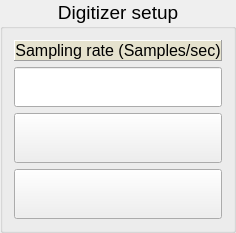
        <widget class="QGroupBox" name="groupBox_9" >
         <property name="sizePolicy" >
          <sizepolicy vsizetype="Preferred" hsizetype="Maximum" >
           <horstretch>0</horstretch>
           <verstretch>0</verstretch>
          </sizepolicy>
         </property>
         <property name="font" >
          <font>
           <pointsize>14</pointsize>
          </font>
         </property>
         <property name="title" >
          <string>Digitizer setup</string>
         </property>
         <property name="alignment" >
          <set>Qt::AlignHCenter</set>
         </property>
         <layout class="QVBoxLayout" >
          <item>
           <layout class="QVBoxLayout" >
            <item>
             <widget class="QLabel" name="label_30" >
              <property name="sizePolicy" >
               <sizepolicy vsizetype="Preferred" hsizetype="Minimum" >
                <horstretch>0</horstretch>
                <verstretch>0</verstretch>
               </sizepolicy>
              </property>
              <property name="maximumSize" >
               <size>
                <width>16777215</width>
                <height>30</height>
               </size>
              </property>
              <property name="palette" >
               <palette>
                <active>
                 <colorrole role="Base" >
                  <brush brushstyle="SolidPattern" >
                   <color alpha="255" >
                    <red>255</red>
                    <green>255</green>
                    <blue>127</blue>
                   </color>
                  </brush>
                 </colorrole>
                 <colorrole role="Window" >
                  <brush brushstyle="SolidPattern" >
                   <color alpha="255" >
                    <red>229</red>
                    <green>226</green>
                    <blue>206</blue>
                   </color>
                  </brush>
                 </colorrole>
                </active>
                <inactive>
                 <colorrole role="Base" >
                  <brush brushstyle="SolidPattern" >
                   <color alpha="255" >
                    <red>255</red>
                    <green>255</green>
                    <blue>255</blue>
                   </color>
                  </brush>
                 </colorrole>
                 <colorrole role="Window" >
                  <brush brushstyle="SolidPattern" >
                   <color alpha="255" >
                    <red>229</red>
                    <green>226</green>
                    <blue>206</blue>
                   </color>
                  </brush>
                 </colorrole>
                </inactive>
                <disabled>
                 <colorrole role="Base" >
                  <brush brushstyle="SolidPattern" >
                   <color alpha="255" >
                    <red>229</red>
                    <green>226</green>
                    <blue>206</blue>
                   </color>
                  </brush>
                 </colorrole>
                 <colorrole role="Window" >
                  <brush brushstyle="SolidPattern" >
                   <color alpha="255" >
                    <red>229</red>
                    <green>226</green>
                    <blue>206</blue>
                   </color>
                  </brush>
                 </colorrole>
                </disabled>
               </palette>
              </property>
              <property name="font" >
               <font>
                <pointsize>12</pointsize>
                <weight>50</weight>
                <bold>false</bold>
               </font>
              </property>
              <property name="autoFillBackground" >
               <bool>true</bool>
              </property>
              <property name="frameShape" >
               <enum>QFrame::Panel</enum>
              </property>
              <property name="frameShadow" >
               <enum>QFrame::Raised</enum>
              </property>
              <property name="text" >
               <string>Sampling rate (Samples/sec)</string>
              </property>
              <property name="alignment" >
               <set>Qt::AlignCenter</set>
              </property>
             </widget>
            </item>
            <item>
             <widget class="CALineEdit" name="caLineEdit_29" >
              <property name="minimumSize" >
               <size>
                <width>0</width>
                <height>40</height>
               </size>
              </property>
              <property name="font" >
               <font>
                <family>Sans Serif</family>
                <pointsize>14</pointsize>
                <weight>50</weight>
                <bold>false</bold>
               </font>
              </property>
              <property name="nuformat" stdset="0" >
               <enum>CALineEdit::Eng</enum>
              </property>
              <property name="pvname" >
               <string>RBA_DIG_RATE</string>
              </property>
             </widget>
            </item>
           </layout>
          </item>
          <item>
           <widget class="CAPushButton" name="caPushButton_8" >
            <property name="minimumSize" >
             <size>
              <width>0</width>
              <height>50</height>
             </size>
            </property>
            <property name="font" >
             <font>
              <pointsize>16</pointsize>
             </font>
            </property>
            <property name="buttonType" >
             <enum>CAPushButton::TrueButton</enum>
            </property>
            <property name="pvname" >
             <string>RBA_DIG_GET</string>
            </property>
            <property name="truelabel" >
             <string>Get</string>
            </property>
            <property name="falselabel" >
             <string>Get</string>
            </property>
            <property name="selColor" >
             <color>
              <red>0</red>
              <green>255</green>
              <blue>0</blue>
             </color>
            </property>
            <property name="unselColor" >
             <color>
              <red>200</red>
              <green>200</green>
              <blue>200</blue>
             </color>
            </property>
           </widget>
          </item>
          <item>
           <widget class="CAPushButton" name="caPushButton_13" >
            <property name="minimumSize" >
             <size>
              <width>0</width>
              <height>50</height>
             </size>
            </property>
            <property name="font" >
             <font>
              <pointsize>16</pointsize>
             </font>
            </property>
            <property name="buttonType" >
             <enum>CAPushButton::TrueButton</enum>
            </property>
            <property name="pvname" >
             <string>RBA_DIG_SET</string>
            </property>
            <property name="truelabel" >
             <string>Set</string>
            </property>
            <property name="falselabel" >
             <string>Set</string>
            </property>
            <property name="selColor" >
             <color>
              <red>0</red>
              <green>255</green>
              <blue>0</blue>
             </color>
            </property>
            <property name="unselColor" >
             <color>
              <red>200</red>
              <green>200</green>
              <blue>200</blue>
             </color>
            </property>
           </widget>
          </item>
         </layout>
        </widget>
